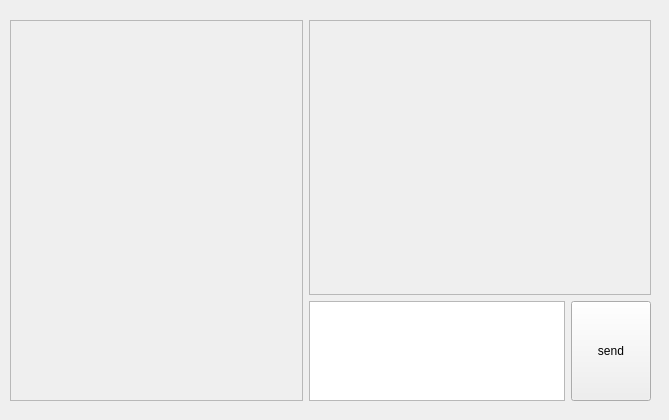
<?xml version="1.0" encoding="UTF-8"?>
<ui version="4.0">
 <class>Form</class>
 <widget class="QWidget" name="Form">
  <property name="geometry">
   <rect>
    <x>0</x>
    <y>0</y>
    <width>669</width>
    <height>420</height>
   </rect>
  </property>
  <property name="windowTitle">
   <string>Form</string>
  </property>
  <widget class="QWidget" name="layoutWidget">
   <property name="geometry">
    <rect>
     <x>10</x>
     <y>20</y>
     <width>641</width>
     <height>381</height>
    </rect>
   </property>
   <layout class="QHBoxLayout" name="horizontalLayout_2">
    <item>
     <layout class="QVBoxLayout" name="verticalLayout">
      <item>
       <widget class="QScrollArea" name="scrollArea_2">
        <property name="widgetResizable">
         <bool>true</bool>
        </property>
        <widget class="QWidget" name="scrollAreaWidgetContents_2">
         <property name="geometry">
          <rect>
           <x>0</x>
           <y>0</y>
           <width>288</width>
           <height>375</height>
          </rect>
         </property>
        </widget>
       </widget>
      </item>
     </layout>
    </item>
    <item>
     <layout class="QVBoxLayout" name="verticalLayout_3">
      <item>
       <layout class="QVBoxLayout" name="verticalLayout_2">
        <item>
         <widget class="QScrollArea" name="sa_message_list">
          <property name="widgetResizable">
           <bool>true</bool>
          </property>
          <property name="alignment">
           <set>Qt::AlignBottom|Qt::AlignLeading|Qt::AlignLeft</set>
          </property>
          <widget class="QWidget" name="sa_message_list_content">
           <property name="geometry">
            <rect>
             <x>0</x>
             <y>0</y>
             <width>335</width>
             <height>265</height>
            </rect>
           </property>
           <widget class="QWidget" name="verticalLayoutWidget">
            <property name="geometry">
             <rect>
              <x>9</x>
              <y>9</y>
              <width>321</width>
              <height>251</height>
             </rect>
            </property>
            <layout class="QVBoxLayout" name="vl_message_list"/>
           </widget>
          </widget>
         </widget>
        </item>
       </layout>
      </item>
      <item>
       <layout class="QHBoxLayout" name="horizontalLayout">
        <item>
         <widget class="QTextEdit" name="te_message">
          <property name="sizePolicy">
           <sizepolicy hsizetype="Preferred" vsizetype="Preferred">
            <horstretch>0</horstretch>
            <verstretch>0</verstretch>
           </sizepolicy>
          </property>
          <property name="minimumSize">
           <size>
            <width>0</width>
            <height>25</height>
           </size>
          </property>
          <property name="maximumSize">
           <size>
            <width>16777215</width>
            <height>100</height>
           </size>
          </property>
          <property name="baseSize">
           <size>
            <width>0</width>
            <height>30</height>
           </size>
          </property>
         </widget>
        </item>
        <item>
         <widget class="QPushButton" name="btn_send">
          <property name="sizePolicy">
           <sizepolicy hsizetype="Minimum" vsizetype="Minimum">
            <horstretch>0</horstretch>
            <verstretch>0</verstretch>
           </sizepolicy>
          </property>
          <property name="text">
           <string>send</string>
          </property>
         </widget>
        </item>
       </layout>
      </item>
     </layout>
    </item>
   </layout>
  </widget>
 </widget>
 <resources/>
 <connections/>
</ui>
